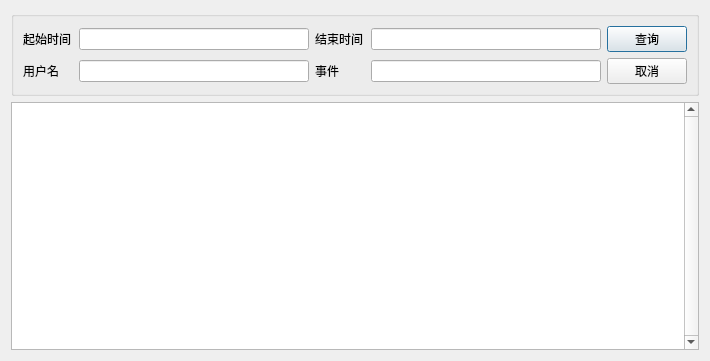
<?xml version="1.0" encoding="UTF-8"?>
<ui version="4.0">
 <class>LogQueryDialog</class>
 <widget class="QDialog" name="LogQueryDialog">
  <property name="geometry">
   <rect>
    <x>0</x>
    <y>0</y>
    <width>710</width>
    <height>361</height>
   </rect>
  </property>
  <property name="windowTitle">
   <string>Dialog</string>
  </property>
  <layout class="QVBoxLayout" name="verticalLayout_2">
   <item>
    <widget class="QGroupBox" name="groupBox">
     <property name="minimumSize">
      <size>
       <width>0</width>
       <height>0</height>
      </size>
     </property>
     <property name="maximumSize">
      <size>
       <width>16777215</width>
       <height>16777215</height>
      </size>
     </property>
     <property name="title">
      <string/>
     </property>
     <layout class="QVBoxLayout" name="verticalLayout">
      <item>
       <layout class="QHBoxLayout" name="horizontalLayout">
        <item>
         <widget class="QLabel" name="label">
          <property name="minimumSize">
           <size>
            <width>50</width>
            <height>0</height>
           </size>
          </property>
          <property name="maximumSize">
           <size>
            <width>50</width>
            <height>16777215</height>
           </size>
          </property>
          <property name="font">
           <font>
            <family>微软雅黑</family>
           </font>
          </property>
          <property name="text">
           <string>起始时间</string>
          </property>
         </widget>
        </item>
        <item>
         <widget class="QLineEdit" name="beginTime">
          <property name="text">
           <string/>
          </property>
         </widget>
        </item>
        <item>
         <widget class="QLabel" name="label_2">
          <property name="minimumSize">
           <size>
            <width>50</width>
            <height>0</height>
           </size>
          </property>
          <property name="maximumSize">
           <size>
            <width>50</width>
            <height>16777215</height>
           </size>
          </property>
          <property name="font">
           <font>
            <family>微软雅黑</family>
           </font>
          </property>
          <property name="text">
           <string>结束时间</string>
          </property>
         </widget>
        </item>
        <item>
         <widget class="QLineEdit" name="endTime"/>
        </item>
        <item>
         <widget class="QPushButton" name="pushButton">
          <property name="font">
           <font>
            <family>微软雅黑</family>
           </font>
          </property>
          <property name="text">
           <string>查询</string>
          </property>
         </widget>
        </item>
       </layout>
      </item>
      <item>
       <layout class="QHBoxLayout" name="horizontalLayout_2">
        <item>
         <widget class="QLabel" name="label_3">
          <property name="minimumSize">
           <size>
            <width>50</width>
            <height>0</height>
           </size>
          </property>
          <property name="maximumSize">
           <size>
            <width>50</width>
            <height>16777215</height>
           </size>
          </property>
          <property name="font">
           <font>
            <family>微软雅黑</family>
           </font>
          </property>
          <property name="text">
           <string>用户名</string>
          </property>
         </widget>
        </item>
        <item>
         <widget class="QLineEdit" name="userName"/>
        </item>
        <item>
         <widget class="QLabel" name="label_4">
          <property name="minimumSize">
           <size>
            <width>50</width>
            <height>0</height>
           </size>
          </property>
          <property name="maximumSize">
           <size>
            <width>50</width>
            <height>16777215</height>
           </size>
          </property>
          <property name="font">
           <font>
            <family>微软雅黑</family>
           </font>
          </property>
          <property name="text">
           <string>事件</string>
          </property>
         </widget>
        </item>
        <item>
         <widget class="QLineEdit" name="event"/>
        </item>
        <item>
         <widget class="QPushButton" name="pushButton_2">
          <property name="font">
           <font>
            <family>微软雅黑</family>
           </font>
          </property>
          <property name="text">
           <string>取消</string>
          </property>
         </widget>
        </item>
       </layout>
      </item>
     </layout>
    </widget>
   </item>
   <item>
    <widget class="QTableWidget" name="tableWidget">
     <property name="verticalScrollBarPolicy">
      <enum>Qt::ScrollBarAlwaysOn</enum>
     </property>
    </widget>
   </item>
  </layout>
 </widget>
 <resources/>
 <connections/>
</ui>
